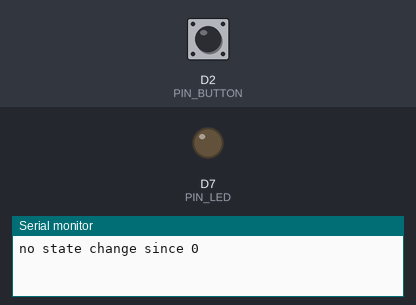
The sketch below on a simulated ESP8266 (NodeMCU). On the bench: output pins drawn as LEDs (lit = HIGH), the last lines printed to the serial monitor. Inputs (shaded band) come from the test bench; at power-on: D2 (PIN_BUTTON) LOW.

Above: at 1.2 s.
1.3 s: D2 (PIN_BUTTON) pulled HIGH for 0.15 s
At 1.37 s:
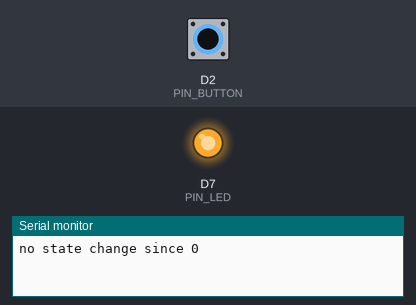
2.9 s: D2 (PIN_BUTTON) pulled HIGH for 3.2 s
At 6.4 s:
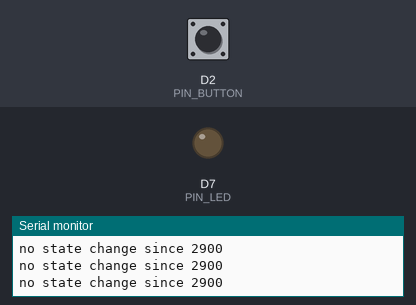
Timing chart, 0 to 7.9 s (numbered marks = the images above; inputs shaded):
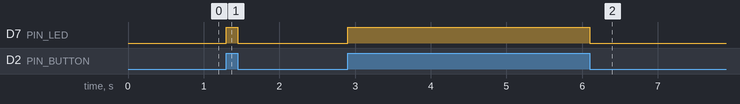

The sketch:

buttonread.ino
```cpp
/*
 * buttonread.ino
 *
 * Reads the state of a pushbutton and turns on an LED when pressed.
 * Also reports if no state change has occurred for over 1000 ms.
 *
 * Author: Bill Turbadrakh
 * Created: 2025-04-10
 * Modified: 2025-04-15
 */

// === Pin Definitions ===
const int PIN_BUTTON = D2;     // Digital input pin for button
const int PIN_LED = D7;        // Digital output pin for LED

// === Constants ===
const unsigned long STATE_CHANGE_TIMEOUT_MS = 1000;  // Time threshold for inactivity

// === Global Variables ===
// Stores the current and previous button state
int g_button_state = LOW;
int g_last_button_state = LOW;

// Stores the timestamp of the last button state change
unsigned long g_button_changed_at_ms = 0;

// Stores the timestamp of the last time we printed the timeout message
unsigned long g_last_print_time_ms = 0;

void setup() {
  pinMode(PIN_BUTTON, INPUT);
  pinMode(PIN_LED, OUTPUT);

  digitalWrite(PIN_LED, LOW);  // Ensure LED is off initially

  Serial.begin(9600);

  // Initialize timestamps
  g_button_changed_at_ms = millis();
  g_last_print_time_ms = millis();
}

void loop() {
  // Read current button state
  int button_reading = digitalRead(PIN_BUTTON);

  // Check if the state has changed
  if (button_reading != g_last_button_state) {
    g_button_changed_at_ms = millis();      // Update change timestamp
    g_last_button_state = button_reading;   // Store new state

    if (button_reading == HIGH) {
      digitalWrite(PIN_LED, HIGH);  // LED on
    } else {
      digitalWrite(PIN_LED, LOW);   // LED off
    }
  }

  // Track time since last state change
  unsigned long current_time_ms = millis();

  if ((current_time_ms - g_button_changed_at_ms > STATE_CHANGE_TIMEOUT_MS) &&
      (current_time_ms - g_last_print_time_ms > STATE_CHANGE_TIMEOUT_MS)) {
    Serial.print(F("no state change since "));
    Serial.println(g_button_changed_at_ms);
    g_last_print_time_ms = current_time_ms;  // Update last print time
  }
}
```

Measured:
- after the input at 1.3 s, D7 (PIN_LED): LOW → HIGH at once, → LOW 0.15 s later
- after the input at 2.9 s, D7 (PIN_LED): LOW → HIGH at once, → LOW 3.2 s later
